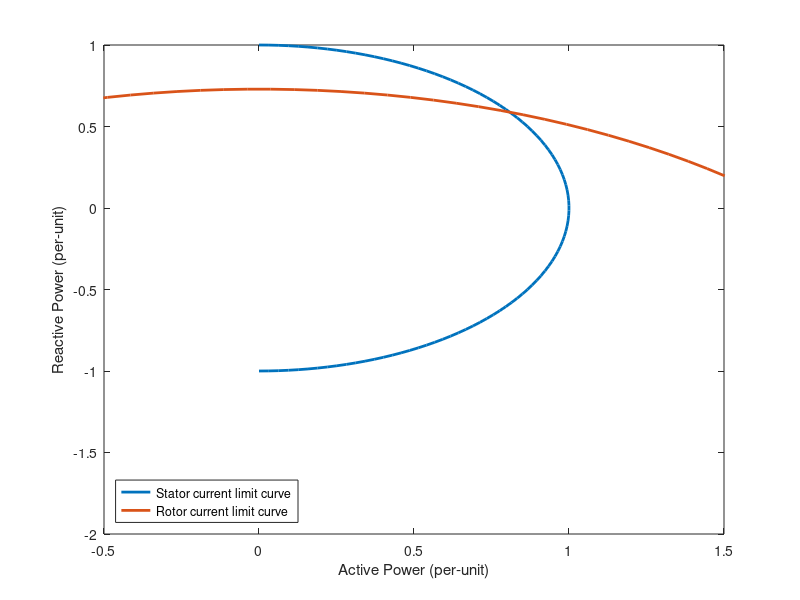

MATLAB code for this plot: (Note: this script raises an error after producing the figure.)
%% Generator per-unit resistance
Xs = 1.81; % + 1.76

figure()

%%Stator current limit curve
x = linspace(-pi/2,pi/2,100);
plot(cos(x),sin(x), 'LineWidth',2, 'DisplayName','Stator current limit curve')
hold on

%%Rotor current limit curve
x = linspace(0,pi,100);
Es = 1.44; % Es = Vt + jXsIa(theta), taking Es as roughly 1.44 of Vt 
rr = (3*Es/Xs);
yp = -3/Xs;
plot( rr*cos(x),  yp + rr*sin(x), 'LineWidth',2, 'DisplayName','Rotor current limit curve')
hold on

Q_max = -3/Xs + (3*Es/Xs);

legend('Location','southwest')

xlabel('Active Power (per-unit)')
ylabel('Reactive Power (per-unit)')
xlim([-0.5,1.5])

%%Retriving power data from logsout
P = out.logsout{3}.Values.Data;
Q = out.logsout{4}.Values.Data;

[s,~] = size(P);
idx = 1:100:s;

P = P(idx); %sampled Ps and Qs
Q = Q(idx);
%colormap = zeros(3,size(idx));
colormap = [];
for i = 1:size(P)
    d1 = sqrt(P(i)^2  + Q(i)^2);
    d2 = sqrt(P(i)^2  + (yp-Q(i))^2);
    if( d1 > 1 || d2 > rr)
        colormap(i) = 1;
    else
        colormap(i) = 0.5;
    end
end

scatter(P,Q,[],colormap,'x','LineWidth', 3, 'DisplayName','Data');

grid on
